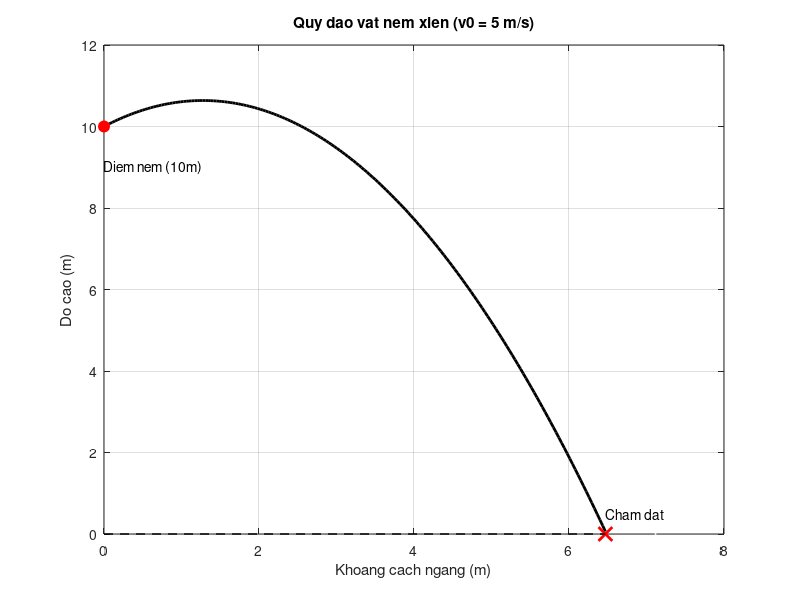

This chart was generated by the following MATLAB code:
clear;
clc;
close all;

% Nhập vận tốc ban đầu (m/s)
v0 = input('Nhap van toc ban dau (m/s): '); 

% Độ cao ban đầu (m)
y0 = 10; 
alpha_rad = deg2rad(45);

% Gia tốc trọng trường (m/s^2)
g = 9.8; 

% Tính toán thời gian vật chạm đất (y = 0).
% Chọn chiều dương hướng xuống
% Giải phương trình bậc 2 theo t: (1/2)gt^2 - (v0*sin(alpha))*t - y0 = 0
% a = 0.5*g; b = -v0*sin(alpha_rad); c = -y0;

delta = (-v0*sin(alpha_rad))^2 - 4 * (0.5*g) * (-y0);

% Thời gian chạm đất (nghiệm dương phương trình bậc 2) 
t_max = (-(-v0*sin(alpha_rad)) + sqrt(delta)) / (2 * (0.5*g));

% Tạo vector thời gian
t = 0 : 0.01 : t_max; % Vector thời gian từ 0 đến khi chạm đất

% Vị trí theo trục ngang
x = v0 * cos(alpha_rad) * t;

% Vị trí theo trục dọc
y = y0 + v0 * sin(alpha_rad) * t - 0.5 * g * t.^2;

plot(x, y, 'k-', 'LineWidth', 2); % Vẽ quỹ đạo bằng nét liền màu đen
hold on;
grid on;

% Đánh dấu điểm bắt đầu (10m)
plot(0, y0, 'ro', 'MarkerSize', 8, 'MarkerFaceColor', 'r'); 
text( 0 , y0 -1, 'Diem nem (10m)', 'HorizontalAlignment', 'left');

% Đánh dấu điểm chạm đất
plot(x(end), 0 , 'rx', 'MarkerSize', 10, 'LineWidth', 2);
text(x(end), 0.5 , 'Cham dat', 'HorizontalAlignment', 'left');

plot(x(end)*1.1, 0 , 'wx', 'MarkerSize', 1);

% Vẽ trục hoành y=0 (mặt đất)
plot([min(x) x(end)], [0 0], 'k--', 'LineWidth', 1);

% Thiết lập nhãn và tiêu đề
xlabel('Khoang cach ngang (m)');
ylabel('Do cao (m)');
title(['Quy dao vat nem xien (v0 = ', num2str(v0), ' m/s)' ]);